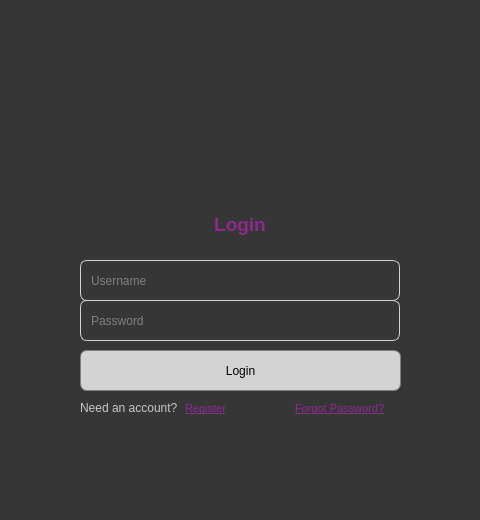
<?xml version="1.0" encoding="UTF-8"?>
<ui version="4.0">
 <class>Dialog</class>
 <widget class="QDialog" name="Dialog">
  <property name="geometry">
   <rect>
    <x>0</x>
    <y>0</y>
    <width>480</width>
    <height>520</height>
   </rect>
  </property>
  <property name="windowTitle">
   <string>Dialog</string>
  </property>
  <property name="styleSheet">
   <string notr="true">background-color: rgb(54, 54, 54);</string>
  </property>
  <widget class="QLabel" name="label">
   <property name="geometry">
    <rect>
     <x>40</x>
     <y>100</y>
     <width>400</width>
     <height>100</height>
    </rect>
   </property>
   <property name="text">
    <string/>
   </property>
   <property name="pixmap">
    <pixmap>../../Downloads/lgo.png</pixmap>
   </property>
  </widget>
  <widget class="QLineEdit" name="Username">
   <property name="geometry">
    <rect>
     <x>80</x>
     <y>260</y>
     <width>320</width>
     <height>41</height>
    </rect>
   </property>
   <property name="styleSheet">
    <string notr="true">QLineEdit {
    border: 1px solid lightgray;
	color: rgb(200, 200, 200);
    border-top-left-radius: 7px;
    border-bottom-left-radius: 7px;
	border-top-right-radius: 7px;
    border-bottom-right-radius: 7px;
    /* Other corners will be sharp by default or implicitly 0 if not set */
	padding: 8px; /* Adds 5 pixels of padding on all sides */
}</string>
   </property>
   <property name="placeholderText">
    <string>Username</string>
   </property>
  </widget>
  <widget class="QLineEdit" name="Password">
   <property name="geometry">
    <rect>
     <x>80</x>
     <y>300</y>
     <width>320</width>
     <height>41</height>
    </rect>
   </property>
   <property name="styleSheet">
    <string notr="true">QLineEdit {
    border: 1px solid lightgray;
	color: rgb(200, 200, 200);
    border-top-left-radius: 7px;
    border-bottom-left-radius: 7px;
	border-top-right-radius: 7px;
    border-bottom-right-radius: 7px;
    /* Other corners will be sharp by default or implicitly 0 if not set */
	padding: 8px; /* Adds 5 pixels of padding on all sides */
}</string>
   </property>
   <property name="placeholderText">
    <string>Password</string>
   </property>
  </widget>
  <widget class="QPushButton" name="Login">
   <property name="geometry">
    <rect>
     <x>80</x>
     <y>350</y>
     <width>321</width>
     <height>41</height>
    </rect>
   </property>
   <property name="styleSheet">
    <string notr="true">QPushButton {
    background-color: lightgray; /* Apply background color to the button */
    border: 1px solid gray;      /* Always good to define a border when using border-radius */
    border-top-left-radius: 7px;
    border-bottom-left-radius: 7px;
    border-top-right-radius: 7px;
    border-bottom-right-radius: 7px;
}

QPushButton#Login:hover {
    color: #0056b3;              /* Darker blue on hover */
    text-decoration: underline;  /* Ensure underline stays on hover */
}</string>
   </property>
   <property name="text">
    <string>Login</string>
   </property>
  </widget>
  <widget class="QPushButton" name="registerButton">
   <property name="geometry">
    <rect>
     <x>185</x>
     <y>400</y>
     <width>51</width>
     <height>16</height>
    </rect>
   </property>
   <property name="styleSheet">
    <string notr="true">QPushButton#registerButton {
    background-color: transparent; /* Keep this */
    border: none;                /* Keep this */
    color: rgb(140, 42, 145);
    text-decoration: underline;
    font-size: 8pt;
    text-align: left;
    /* This next line is often the magic bullet for stubborn backgrounds */
    qproperty-flat: true; /* This explicitly sets the flat property via stylesheet */
}

QPushButton#registerButton:hover {
    color: #0056b3;
    text-decoration: underline;
}</string>
   </property>
   <property name="text">
    <string>Register</string>
   </property>
  </widget>
  <widget class="QPushButton" name="forgotPasswordButton">
   <property name="geometry">
    <rect>
     <x>295</x>
     <y>400</y>
     <width>104</width>
     <height>16</height>
    </rect>
   </property>
   <property name="styleSheet">
    <string notr="true">QPushButton#forgotPasswordButton {
    background-color: transparent; /* Keep this */
    border: none;                /* Keep this */
    color: rgb(140, 42, 145);
    text-decoration: underline;
    font-size: 8pt;
    text-align: left;
    /* This next line is often the magic bullet for stubborn backgrounds */
    qproperty-flat: true; /* This explicitly sets the flat property via stylesheet */
}

QPushButton#forgotPasswordButton:hover {
    color: #0056b3;
    text-decoration: underline;
}</string>
   </property>
   <property name="text">
    <string>Forgot Password?</string>
   </property>
  </widget>
  <widget class="QLabel" name="label_2">
   <property name="geometry">
    <rect>
     <x>80</x>
     <y>400</y>
     <width>100</width>
     <height>16</height>
    </rect>
   </property>
   <property name="styleSheet">
    <string notr="true">color: rgb(200, 200, 200);</string>
   </property>
   <property name="text">
    <string>Need an account?</string>
   </property>
  </widget>
  <widget class="QLabel" name="label_4">
   <property name="geometry">
    <rect>
     <x>190</x>
     <y>210</y>
     <width>100</width>
     <height>30</height>
    </rect>
   </property>
   <property name="text">
    <string>&lt;html&gt;&lt;head/&gt;&lt;body&gt;&lt;p align=&quot;center&quot;&gt;&lt;span style=&quot; font-size:14pt; font-weight:600; color:#8f298d;&quot;&gt;Login&lt;/span&gt;&lt;/p&gt;&lt;/body&gt;&lt;/html&gt;</string>
   </property>
  </widget>
  <widget class="QLabel" name="ErrorLogin">
   <property name="geometry">
    <rect>
     <x>80</x>
     <y>420</y>
     <width>175</width>
     <height>17</height>
    </rect>
   </property>
   <property name="styleSheet">
    <string notr="true">color: rgb(255, 0, 4);
 font-size: 8pt;</string>
   </property>
   <property name="text">
    <string>&lt;html&gt;&lt;head/&gt;&lt;body&gt;&lt;p&gt;&lt;br/&gt;&lt;/p&gt;&lt;/body&gt;&lt;/html&gt;</string>
   </property>
  </widget>
 </widget>
 <resources/>
 <connections/>
</ui>
